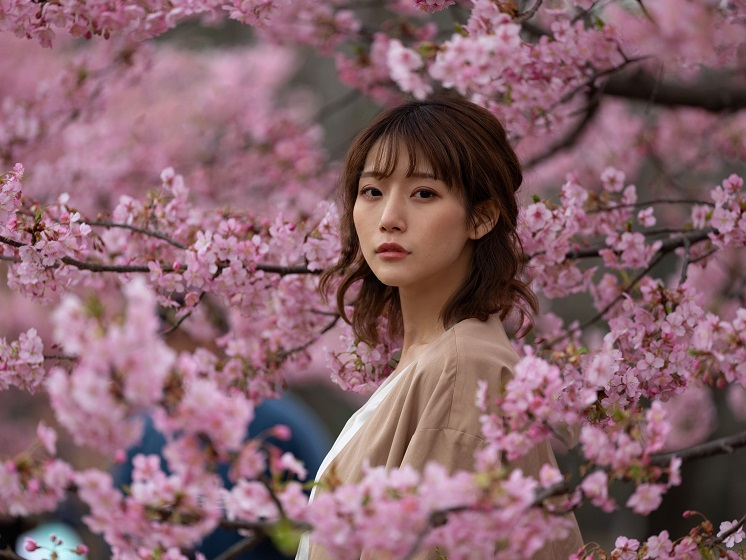
#> input picture color-grading/girl.jpg, 746 x 560 px
$ python Main.py
#> lines starting #> are read from the running program, lines starting #| are printed output that depends on the picture
import cv2 as cv
import numpy as np


def nothing(x):
    pass


def GammaConvert(img, ga_val):
    table = []
    for i in range(256):
        table.append(((i/255.0)**(1.0/ga_val))*255)
    table = np.array(table).astype('uint8')
    return cv.LUT(img, table)


def Change_saturation(img,num):
    img_hsv = cv.cvtColor(img, cv.COLOR_BGR2HSV)
    dst = np.array([int((num/100.0)*i) for i in range(256)]).astype("uint8")
    img_ori = np.array([i for i in range(256)]).astype("uint8")
    saturate = np.dstack((img_ori,dst,img_ori))
    img_saturated = cv.LUT(img_hsv,saturate)
    out = cv.cvtColor(img_saturated, cv.COLOR_HSV2BGR)
    return out


def Change_corTem(img,num):
    (b,g,r) = cv.split(img)
    r_out, g_out, b_out = r, g, b
    cv.convertScaleAbs(r,r_out,1,(num-100)/10)
    cv.convertScaleAbs(g,g_out,1,(num-100)/10)
    cv.convertScaleAbs(b,b_out,1,-(num-100)/10)
    out = cv.merge([b_out,g_out,r_out])
    out = np.clip(out, 0, 255)
    out = np.uint8(out)
    return out


def Contrast(img,num):
    out = img * (num/127 + 1) - num
    out = np.clip(out,0,255)
    out = np.uint8(out)
    return out


img = cv.imread('girl.jpg')
#> img is the input picture: shape (560, 746, 3); mean B, G, R 106.9, 98.3, 134.6
cv.namedWindow('img')
cv.createTrackbar('lightness','img',100,200,nothing)
cv.createTrackbar('saturation','img',100,200,nothing)
cv.createTrackbar('contrast','img',0,300,nothing)
#> slider 'contrast' is set to 100
cv.createTrackbar('temp','img',100,200,nothing)

while(True):
    light_bar = cv.getTrackbarPos('lightness','img')
    caturate_bar = cv.getTrackbarPos('saturation','img')
    contrast_bar = cv.getTrackbarPos('contrast','img')
    Tem_bar = cv.getTrackbarPos('temp','img')
    img_after = GammaConvert(img,light_bar/100.0)
    img_after2 = Change_saturation(img_after,caturate_bar)
#> in Change_saturation, `img_hsv = cv.cvtColor(img, cv.COLOR_BGR2HSV)`: img_hsv: shape (560, 746, 3); mean H, S, V 114.6, 82.7, 135.5
    img_after3 = Contrast(img_after2,contrast_bar)
#> in Contrast, `out = np.clip(out,0,255)`:
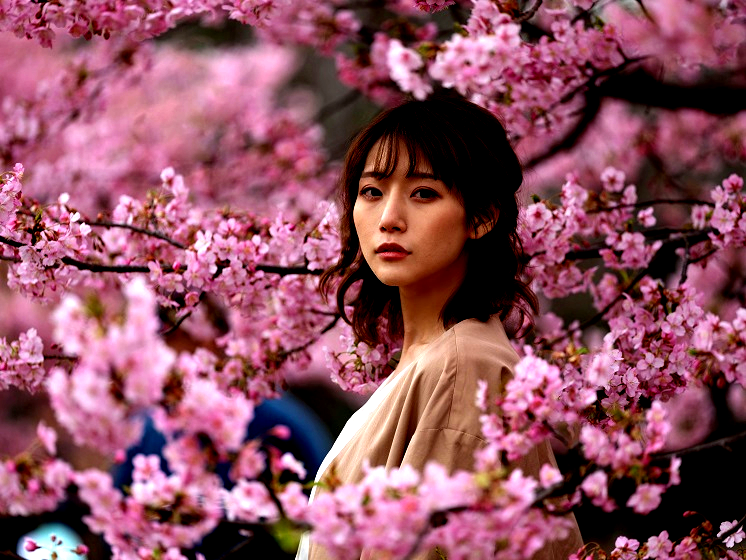
#> out: shape (560, 746, 3) float64; mean B, G, R 97.3, 80.8, 142.8
    img_after4 = Change_corTem(img_after3,Tem_bar)
#> in Change_corTem, `(b,g,r) = cv.split(img)`:
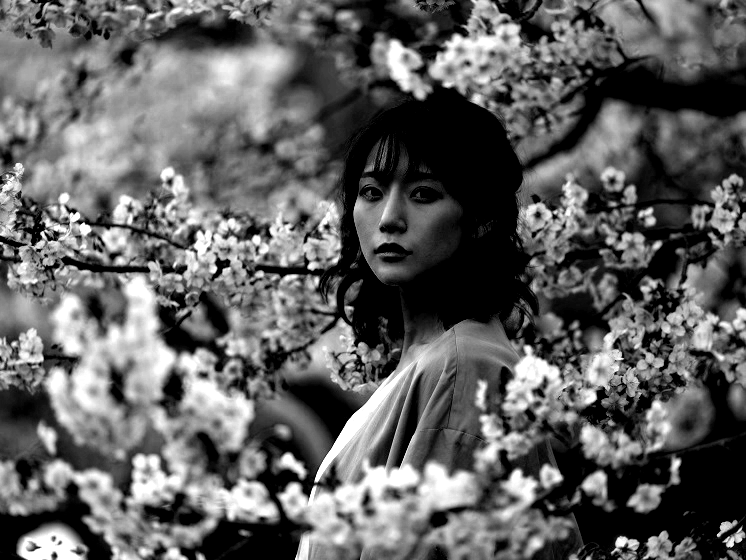
#> b: shape (560, 746); min 0, max 255, mean 96.9
#> in Change_corTem, `(b,g,r) = cv.split(img)`:
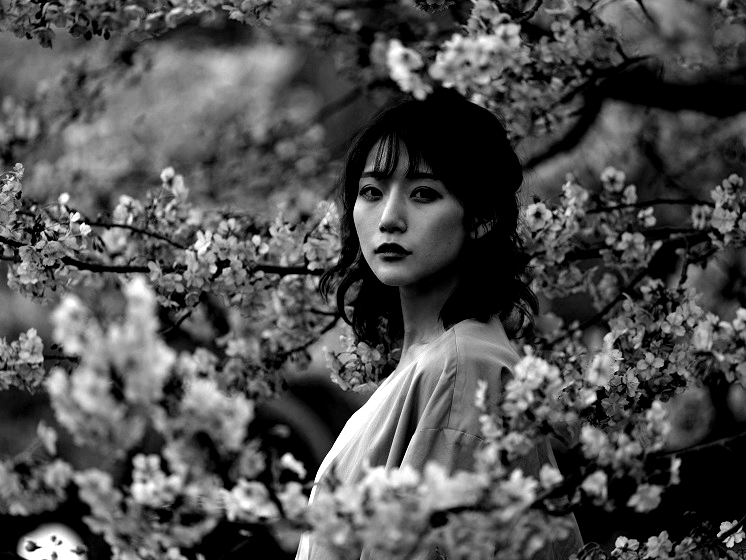
#> g: shape (560, 746); min 0, max 255, mean 80.4
#> in Change_corTem, `(b,g,r) = cv.split(img)`:
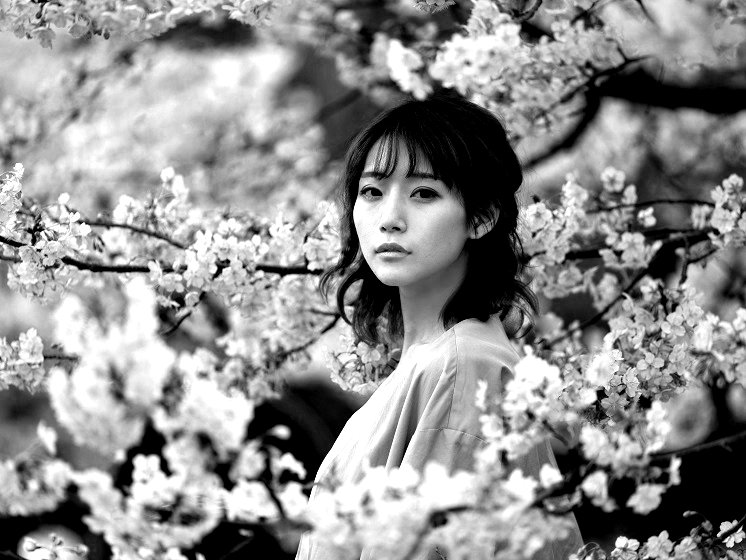
#> r: shape (560, 746); min 0, max 255, mean 142.3
    cv.imshow('img',img_after4)
    k = cv.waitKey(1)&0xFF
#> (key Esc is pressed here)
    if k == 27:
        break

# cv.waitKey()
cv.destroyWindow()

$ run again, with color-grading/my.jpg copied over color-grading/girl.jpg
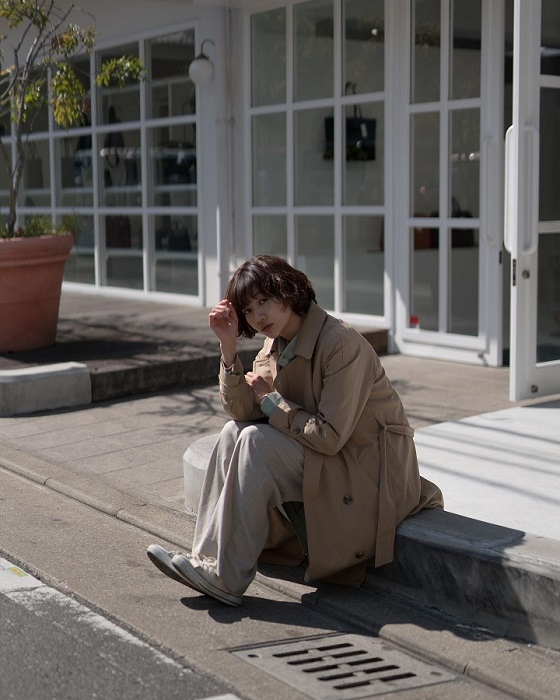
#> input picture color-grading/my.jpg, 560 x 700 px
#> img is the input picture: shape (700, 560, 3); mean B, G, R 94.7, 97.7, 102
#> img_hsv: shape (700, 560, 3); mean H, S, V 47.4, 31.9, 103.6
#> in Contrast, `out = np.clip(out,0,255)`:
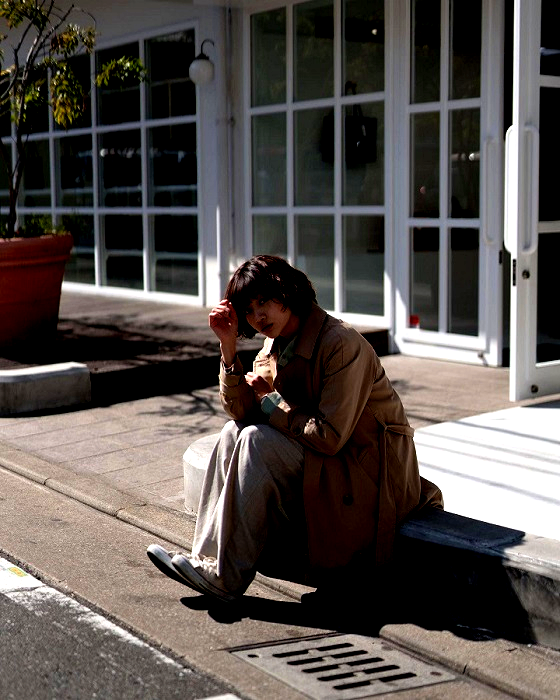
#> out: shape (700, 560, 3) float64; mean B, G, R 77.4, 81, 87.8
#> in Change_corTem, `(b,g,r) = cv.split(img)`:
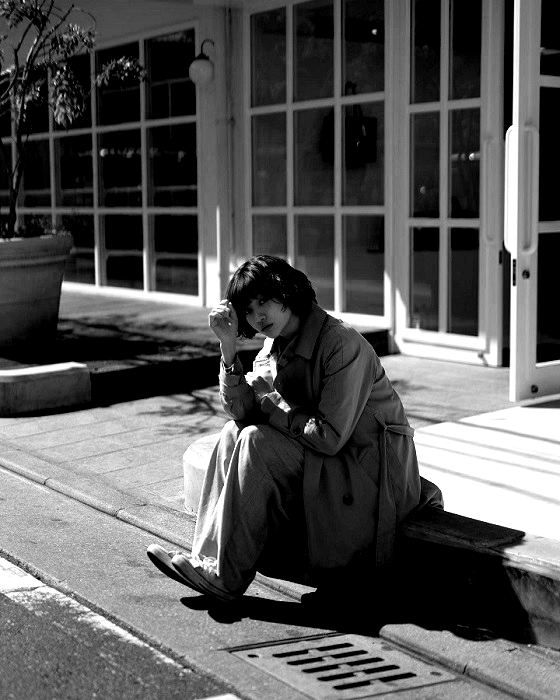
#> r: shape (700, 560); min 0, max 255, mean 87.4
